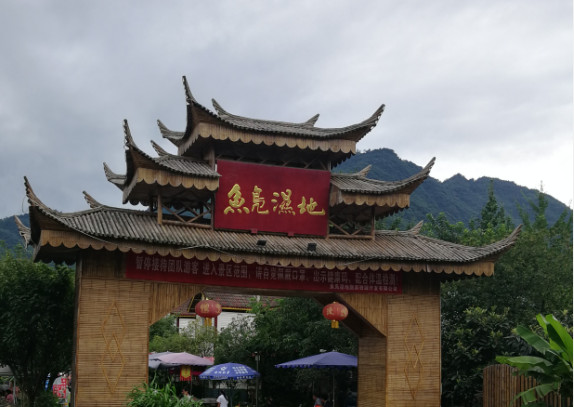
#> input picture CVClass/12-09class/gate.jpg, 574 x 407 px
$ python '01matplotlib绘制直方图.py'
#> lines starting #> are read from the running program, lines starting #| are printed output that depends on the picture
from cv2 import cv2
import matplotlib.pyplot as plt

img = cv2.imread('gate.jpg')
#> img is the input picture: shape (407, 574, 3); mean B, G, R 113.4, 115.4, 116.6
cv2.imshow('gate', img)
# 直方图
plt.hist(img.ravel(), bins=64)
plt.show()
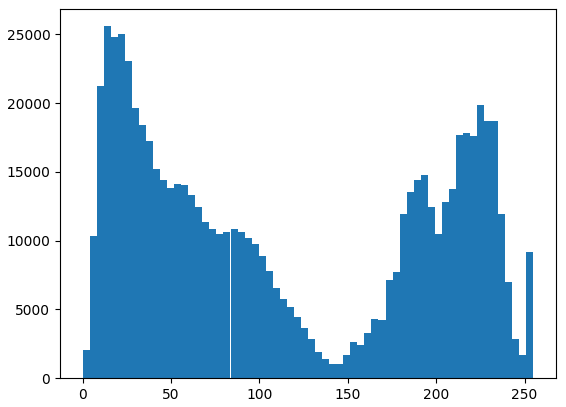
#> figure drawn by matplotlib, 1 panel; tallest bar 25593 high, from x = 11.95 to 15.94

cv2.waitKey()
cv2.destroyAllWindows()

$ run again, with CVClass/12-09class/bee.jpg copied over CVClass/12-09class/gate.jpg
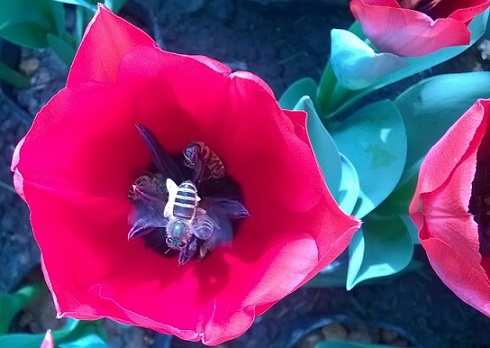
#> input picture CVClass/12-09class/bee.jpg, 490 x 348 px
#> img is the input picture: shape (348, 490, 3); mean B, G, R 114.3, 57.1, 126.6
#> `plt.show()`:
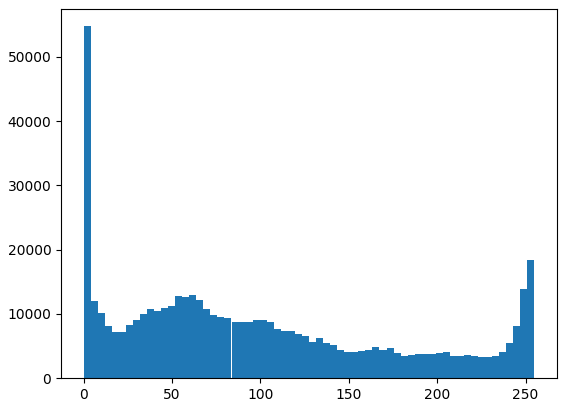
#> figure drawn by matplotlib, 1 panel; tallest bar 54779 high, from x = 0 to 3.98

$ run again, with CVClass/12-09class/circles.jpg copied over CVClass/12-09class/gate.jpg
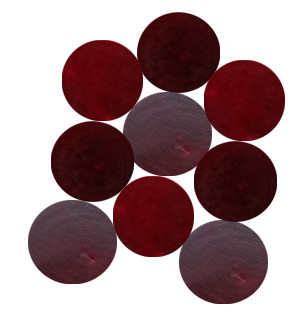
#> input picture CVClass/12-09class/circles.jpg, 306 x 317 px
#> img is the input picture: shape (317, 306, 3); mean B, G, R 139.8, 136.9, 162.6
#> `plt.show()`:
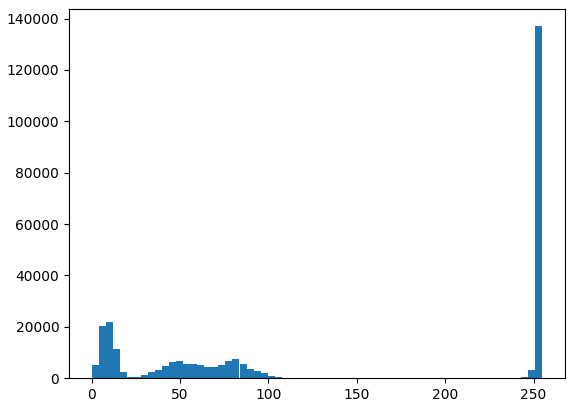
#> figure drawn by matplotlib, 1 panel; tallest bar 137005 high, from x = 251 to 255
